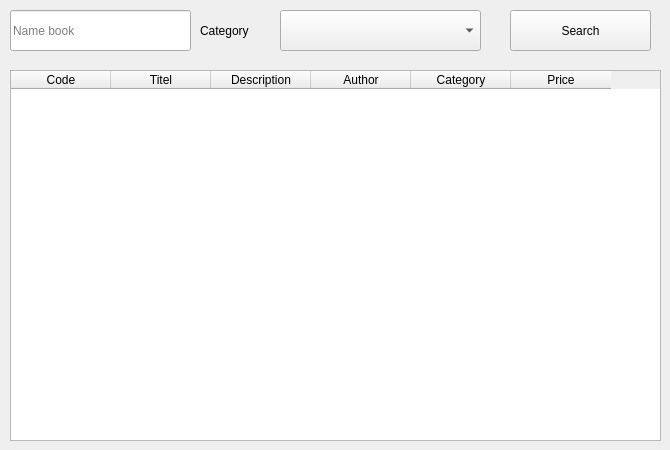
      <widget class="QWidget" name="tab_8">
       <attribute name="title">
        <string>All Book</string>
       </attribute>
       <widget class="QComboBox" name="comboBox_2">
        <property name="geometry">
         <rect>
          <x>280</x>
          <y>10</y>
          <width>201</width>
          <height>41</height>
         </rect>
        </property>
       </widget>
       <widget class="QLabel" name="label">
        <property name="geometry">
         <rect>
          <x>200</x>
          <y>20</y>
          <width>71</width>
          <height>21</height>
         </rect>
        </property>
        <property name="text">
         <string>Category</string>
        </property>
       </widget>
       <widget class="QPushButton" name="pushButton_8">
        <property name="geometry">
         <rect>
          <x>510</x>
          <y>10</y>
          <width>141</width>
          <height>41</height>
         </rect>
        </property>
        <property name="text">
         <string>Search</string>
        </property>
       </widget>
       <widget class="QLineEdit" name="lesearchbook">
        <property name="geometry">
         <rect>
          <x>10</x>
          <y>10</y>
          <width>181</width>
          <height>41</height>
         </rect>
        </property>
        <property name="placeholderText">
         <string>Name book</string>
        </property>
       </widget>
       <widget class="QTableWidget" name="tableWidget_2">
        <property name="geometry">
         <rect>
          <x>10</x>
          <y>70</y>
          <width>651</width>
          <height>371</height>
         </rect>
        </property>
        <column>
         <property name="text">
          <string>Code</string>
         </property>
        </column>
        <column>
         <property name="text">
          <string>Titel</string>
         </property>
        </column>
        <column>
         <property name="text">
          <string>Description</string>
         </property>
        </column>
        <column>
         <property name="text">
          <string>Author</string>
         </property>
        </column>
        <column>
         <property name="text">
          <string>Category</string>
         </property>
        </column>
        <column>
         <property name="text">
          <string>Price</string>
         </property>
        </column>
       </widget>
      </widget>
